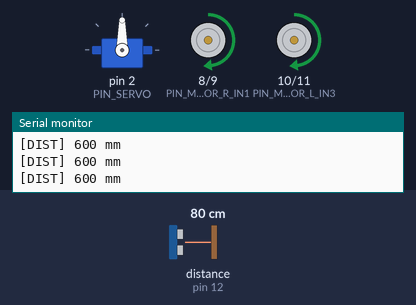
Simulated run of this sketch. Board: Arduino Uno, built with avr-gcc and run on an emulated ATmega328P. Shown: servo, motor-driver pin pairs drawn as motors (green arrow = first pin HIGH = forward, orange = second pin HIGH = backward, longer = more drive, scaled by the enable pin), the last lines printed to the serial monitor. Wiring (inferred from the names in the program): ultrasonic range finder: trigger pin 13; echo pin 12. Inputs (shaded band) come from the test bench; at power-on: distance to the obstacle (sensor on pin 12) 80 cm. The echo pulse lasts 58.3 µs per cm.

Above: at 2.2 s.
2.3 s: distance to the obstacle (sensor on pin 12) set to 2 cm
At 2.9 s:
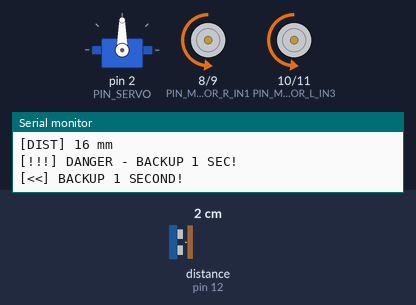
At 4.1 s:
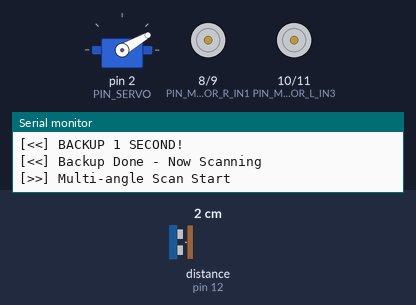
5.3 s: distance to the obstacle (sensor on pin 12) set to 22 cm
8.3 s: distance to the obstacle (sensor on pin 12) set to 29 cm
11.3 s: distance to the obstacle (sensor on pin 12) set to 37 cm
14.3 s: distance to the obstacle (sensor on pin 12) set to 44 cm
At 14.43 s:
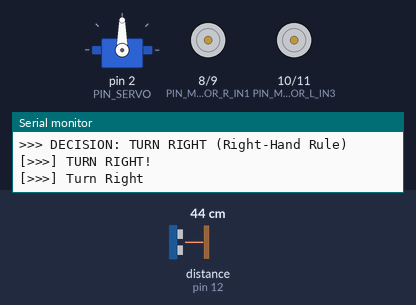
16.6 s: distance to the obstacle (sensor on pin 12) set to 4 cm
At 19.26 s:
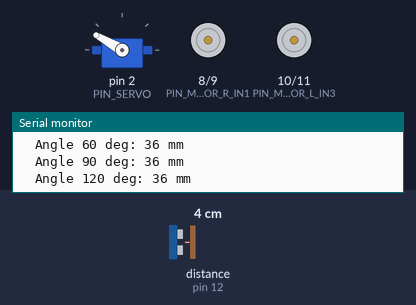
Timing chart, 0 to 20.6 s (numbered marks = the images above; inputs shaded):
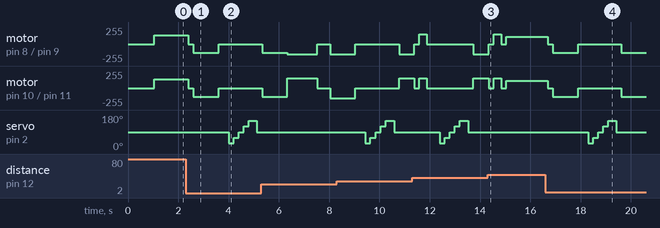

The sketch:

RC_CAR_Obstacle.ino
```cpp
/*******************************************************************************
 * 미로 탈출 스마트카 (Maze Solving Smart Car)
 *
 * 원본: 에듀이노(Eduino) SmartCar 예제
 * 개선: 미로 탈출 알고리즘 적용 (Wall Following + Multi-angle Scanning)
 *
 * 알고리즘 설명:
 * 1. 우수법(Right-Hand Rule): 오른쪽 벽을 따라가며 미로 탈출
 * 2. 다중 각도 스캔: 5개 방향(30, 60, 90, 120, 150도)으로 거리 측정
 * 3. 막다른 길 감지: 모든 방향이 막혀있으면 180도 회전
 * 4. 최적 경로 선택: 가장 열린 방향으로 이동
 ******************************************************************************/

#include <Servo.h>

/*******************************************************************************
 * 핀 설정 (Pin Configuration)
 ******************************************************************************/
// 초음파 센서 핀
const int PIN_TRIG = 13;
const int PIN_ECHO = 12;

// 서보모터 핀
const int PIN_SERVO = 2;

// 모터 드라이버 핀
const int PIN_MOTOR_R_EN  = 5;   // 오른쪽 모터 Enable (PWM)
const int PIN_MOTOR_L_EN  = 6;   // 왼쪽 모터 Enable (PWM)
const int PIN_MOTOR_R_IN1 = 8;   // 오른쪽 모터 IN1
const int PIN_MOTOR_R_IN2 = 9;   // 오른쪽 모터 IN2
const int PIN_MOTOR_L_IN3 = 10;  // 왼쪽 모터 IN3
const int PIN_MOTOR_L_IN4 = 11;  // 왼쪽 모터 IN4

/*******************************************************************************
 * 파라미터 설정 (Configurable Parameters)
 ******************************************************************************/
// 거리 임계값 (단위: mm) - 더 멀리서 감지하도록 증가
const int DIST_DANGER  = 250;    // 위험 거리 - 즉시 후진
const int DIST_WARNING = 400;    // 경고 거리 - 감속 및 스캔
const int DIST_SAFE    = 500;    // 안전 거리 - 정상 주행
const int DIST_MAX     = 600;    // 측정 가능 최대 거리

// 벽 따라가기 파라미터
const int WALL_DIST_MIN = 300;   // 벽과의 최소 거리
const int WALL_DIST_MAX = 500;   // 벽과의 최대 거리

const int SPEED = 30;
// 모터 속도 (0-255) - 속도 낮춤
const int SPEED_FAST   = 130 + SPEED;    // 빠른 속도
const int SPEED_NORMAL = 100 + SPEED;    // 보통 속도
const int SPEED_SLOW   = 80 + SPEED;     // 느린 속도
const int SPEED_TURN   = 150;    // 회전 속도

// 회전 시간 (ms) - 크게 회전하도록 증가
const int TIME_TURN_90  = 600;   // 90도 회전 시간 (증가)
const int TIME_TURN_180 = 1200;  // 180도 회전 시간 (증가)
const int TIME_BACKUP   = 1000;  // 후진 시간 (1초로 증가!)

// 서보 각도 설정
const int SERVO_LEFT   = 150;    // 왼쪽 스캔 각도
const int SERVO_CENTER = 90;     // 중앙 각도
const int SERVO_RIGHT  = 30;     // 오른쪽 스캔 각도

// 스캔 각도 배열 (다중 각도 스캔용)
const int SCAN_ANGLES[]   = {30, 60, 90, 120, 150};
const int NUM_SCAN_ANGLES = 5;

// 디버그 모드 (시리얼 출력 활성화)
const bool DEBUG_MODE = 1;

/*******************************************************************************
 * 차량 상태 정의 (Vehicle States)
 ******************************************************************************/
enum car_state_t {
  STATE_FORWARD,     // 전진
  STATE_SCANNING,    // 주변 스캔 중
  STATE_TURN_LEFT,   // 좌회전
  STATE_TURN_RIGHT,  // 우회전
  STATE_BACKUP,      // 후진
  STATE_U_TURN,      // 180도 회전
  STATE_WALL_FOLLOW  // 벽 따라가기
};

/*******************************************************************************
 * 전역 변수 (Global Variables)
 ******************************************************************************/
Servo servo_sensor;
car_state_t current_state = STATE_FORWARD;
int scan_distances[NUM_SCAN_ANGLES];  // 각 각도별 거리 저장

/*******************************************************************************
 * 함수 선언 (Function Declarations)
 ******************************************************************************/
// 상태 처리 함수
void handle_forward(int front_dist);
void handle_scanning(void);
void handle_backup(void);
void handle_wall_follow(void);

// 스캔 및 분석 함수
void scan_all_directions(void);
int  analyze_scan_results(void);
void execute_decision(int direction);

// 모터 제어 함수
void motor_forward(int speed);
void motor_backward(int speed);
void motor_stop(void);
void motor_turn(int right_speed, int left_speed);
void turn_left(int duration);
void turn_right(int duration);
void u_turn(void);
void set_motor_direction(int right_dir, int left_dir);
void set_motor_speed(int right_speed, int left_speed);

// 센서 함수
int measure_distance(void);

/*******************************************************************************
 * 초기화 함수 (Setup)
 ******************************************************************************/
void setup() {
  // 시리얼 통신 초기화
  Serial.begin(9600);

  // 서보모터 초기화
  servo_sensor.attach(PIN_SERVO);
  servo_sensor.write(SERVO_CENTER);

  // 초음파 센서 핀 모드 설정
  pinMode(PIN_ECHO, INPUT);
  pinMode(PIN_TRIG, OUTPUT);

  // 모터 핀 모드 설정
  pinMode(PIN_MOTOR_R_EN, OUTPUT);
  pinMode(PIN_MOTOR_L_EN, OUTPUT);
  pinMode(PIN_MOTOR_R_IN1, OUTPUT);
  pinMode(PIN_MOTOR_R_IN2, OUTPUT);
  pinMode(PIN_MOTOR_L_IN3, OUTPUT);
  pinMode(PIN_MOTOR_L_IN4, OUTPUT);

  // 초기 상태
  motor_stop();
  delay(1000);

  Serial.println("=== Maze Solving Smart Car Started! ===");
  Serial.println("Wall Following (Right-Hand Rule) Algorithm");
}

/*******************************************************************************
 * 메인 루프 (Main Loop)
 ******************************************************************************/
void loop() {
  // 전방 거리 측정
  int front_dist = measure_distance();

  // 상태 머신 기반 동작
  switch (current_state) {
    case STATE_FORWARD:
      handle_forward(front_dist);
      break;

    case STATE_SCANNING:
      handle_scanning();
      break;

    case STATE_BACKUP:
      handle_backup();
      break;

    case STATE_TURN_LEFT:
    case STATE_TURN_RIGHT:
    case STATE_U_TURN:
      // 회전은 해당 함수에서 완료 후 STATE_FORWARD로 전환
      break;

    case STATE_WALL_FOLLOW:
      handle_wall_follow();
      break;
  }

  delay(100);  // 루프 안정화 (100ms)
}

/*******************************************************************************
 * 상태 처리 함수들 (State Handlers)
 ******************************************************************************/

// 전진 상태 처리
void handle_forward(int front_dist) {
  Serial.print("[DIST] ");
  Serial.print(front_dist);
  Serial.println(" mm");

  if (front_dist < DIST_DANGER) {
    // 위험! 즉시 정지 → 1초 후진 → 스캔
    Serial.println("[!!!] DANGER - BACKUP 1 SEC!");
    motor_stop();
    delay(100);
    current_state = STATE_BACKUP;
  }
  else if (front_dist < DIST_WARNING) {
    // 경고 - 정지 후 주변 스캔
    Serial.println("[!] Obstacle - STOP & SCAN");
    motor_stop();
    delay(200);
    current_state = STATE_SCANNING;
  }
  else if (front_dist < DIST_SAFE) {
    // 주의 - 느린 속도로 전진
    Serial.println("[~] Slow Forward");
    motor_forward(SPEED_SLOW);
  }
  else {
    // 안전 - 정상 속도 전진
    motor_forward(SPEED_NORMAL);
  }
}

// 주변 스캔 처리 (다중 각도)
void handle_scanning(void) {
  Serial.println("[>>] Multi-angle Scan Start");

  // 모든 각도에서 거리 측정
  scan_all_directions();

  // 스캔 결과 분석 및 방향 결정
  int best_direction = analyze_scan_results();

  // 서보 중앙 복귀
  servo_sensor.write(SERVO_CENTER);
  delay(200);

  // 분석 결과에 따라 행동 결정
  execute_decision(best_direction);
}

// 후진 처리 - 1초간 충분히 후진!
void handle_backup(void) {
  Serial.println("[<<] BACKUP 1 SECOND!");

  // 1초간 후진
  motor_backward(SPEED_NORMAL);
  delay(TIME_BACKUP);  // 1000ms = 1초
  motor_stop();
  delay(300);

  Serial.println("[<<] Backup Done - Now Scanning");
  current_state = STATE_SCANNING;
}

// 벽 따라가기 처리 (우수법)
void handle_wall_follow(void) {
  // 오른쪽 벽 거리 측정
  servo_sensor.write(SERVO_RIGHT);
  delay(150);
  int right_dist = measure_distance();

  // 전방 거리 측정
  servo_sensor.write(SERVO_CENTER);
  delay(150);
  int front_dist = measure_distance();

  if (front_dist < DIST_WARNING) {
    // 전방 막힘 - 좌회전
    turn_left(TIME_TURN_90);
    current_state = STATE_FORWARD;
  }
  else if (right_dist > WALL_DIST_MAX) {
    // 오른쪽 열림 - 우회전 (새로운 통로)
    Serial.println("[>>] Right Passage Found!");
    motor_forward(SPEED_SLOW);
    delay(300);
    turn_right(TIME_TURN_90);
    current_state = STATE_FORWARD;
  }
  else if (right_dist < WALL_DIST_MIN) {
    // 오른쪽 벽 너무 가까움 - 약간 좌회전
    motor_turn(SPEED_SLOW, SPEED_NORMAL);
    delay(100);
  }
  else {
    // 적정 거리 유지하며 전진
    motor_forward(SPEED_NORMAL);
  }
}

/*******************************************************************************
 * 스캔 및 분석 함수들 (Scanning Functions)
 ******************************************************************************/

// 모든 방향 스캔
void scan_all_directions(void) {
  for (int i = 0; i < NUM_SCAN_ANGLES; i++) {
    servo_sensor.write(SCAN_ANGLES[i]);
    delay(200);
    scan_distances[i] = measure_distance();

    if (DEBUG_MODE) {
      Serial.print("  Angle ");
      Serial.print(SCAN_ANGLES[i]);
      Serial.print(" deg: ");
      Serial.print(scan_distances[i]);
      Serial.println(" mm");
    }
  }
}

// 스캔 결과 분석 (반환: -1=좌회전, 0=직진, 1=우회전, 2=U턴)
// 더 명확하게 좌/우 중 넓은 쪽으로 크게 회전!
int analyze_scan_results(void) {
  // 좌측 평균 (150도, 120도)
  int left_avg = (scan_distances[4] + scan_distances[3]) / 2;
  // 중앙 (90도)
  int center_dist = scan_distances[2];
  // 우측 평균 (30도, 60도)
  int right_avg = (scan_distances[0] + scan_distances[1]) / 2;

  // 최대 거리 찾기
  int max_dist = 0;
  for (int i = 0; i < NUM_SCAN_ANGLES; i++) {
    if (scan_distances[i] > max_dist) {
      max_dist = scan_distances[i];
    }
  }

  Serial.println("========== SCAN RESULT ==========");
  Serial.print("  LEFT:   ");
  Serial.print(left_avg);
  Serial.println(" mm");
  Serial.print("  CENTER: ");
  Serial.print(center_dist);
  Serial.println(" mm");
  Serial.print("  RIGHT:  ");
  Serial.print(right_avg);
  Serial.println(" mm");
  Serial.println("=================================");

  // 1. 모든 방향 막힘 → U턴
  if (max_dist < DIST_DANGER) {
    Serial.println(">>> DECISION: U-TURN (Dead End!)");
    return 2;
  }

  // 2. 중앙이 충분히 열려있으면 → 직진
  if (center_dist > DIST_SAFE) {
    Serial.println(">>> DECISION: GO STRAIGHT");
    return 0;
  }

  // 3. 좌/우 비교해서 더 넓은 쪽으로 크게 회전!
  if (left_avg > right_avg + 50) {
    // 왼쪽이 50mm 이상 더 넓으면 좌회전
    Serial.println(">>> DECISION: TURN LEFT (More Space)");
    return -1;
  }
  else if (right_avg > left_avg + 50) {
    // 오른쪽이 50mm 이상 더 넓으면 우회전
    Serial.println(">>> DECISION: TURN RIGHT (More Space)");
    return 1;
  }
  else {
    // 비슷하면 우수법 적용 (오른쪽 우선)
    Serial.println(">>> DECISION: TURN RIGHT (Right-Hand Rule)");
    return 1;
  }
}

// 결정 실행 - 크게 회전!
void execute_decision(int direction) {
  switch (direction) {
    case -1:  // 좌회전 - 크게!
      Serial.println("[<<<] TURN LEFT!");
      turn_left(TIME_TURN_90);
      delay(100);
      // 회전 후 잠시 전진
      motor_forward(SPEED_SLOW);
      delay(300);
      break;

    case 0:   // 직진
      Serial.println("[^^^] GO FORWARD!");
      motor_forward(SPEED_NORMAL);
      break;

    case 1:   // 우회전 - 크게!
      Serial.println("[>>>] TURN RIGHT!");
      turn_right(TIME_TURN_90);
      delay(100);
      // 회전 후 잠시 전진
      motor_forward(SPEED_SLOW);
      delay(300);
      break;

    case 2:   // U턴
      Serial.println("[@@@] U-TURN!");
      u_turn();
      break;
  }

  motor_stop();
  delay(100);
  current_state = STATE_FORWARD;
}

/*******************************************************************************
 * 모터 제어 함수들 (Motor Control Functions)
 ******************************************************************************/

// 전진
void motor_forward(int speed) {
  set_motor_direction(HIGH, HIGH);
  set_motor_speed(speed, speed);
}

// 후진
void motor_backward(int speed) {
  set_motor_direction(LOW, LOW);
  set_motor_speed(speed, speed);
}

// 정지
void motor_stop(void) {
  set_motor_speed(0, 0);
}

// 좌회전 (제자리)
void turn_left(int duration) {
  Serial.println("[<<<] Turn Left");
  set_motor_direction(HIGH, LOW);  // 오른쪽 전진, 왼쪽 후진
  set_motor_speed(SPEED_TURN, SPEED_TURN);
  delay(duration);
  motor_stop();
  delay(100);
}

// 우회전 (제자리)
void turn_right(int duration) {
  Serial.println("[>>>] Turn Right");
  set_motor_direction(LOW, HIGH);  // 오른쪽 후진, 왼쪽 전진
  set_motor_speed(SPEED_TURN, SPEED_TURN);
  delay(duration);
  motor_stop();
  delay(100);
}

// U턴 (180도 회전)
void u_turn(void) {
  Serial.println("[@@@] U-Turn (180 deg)");
  motor_backward(SPEED_SLOW);
  delay(TIME_BACKUP);
  turn_right(TIME_TURN_180);
}

// 곡선 주행 (좌우 속도 다르게)
void motor_turn(int right_speed, int left_speed) {
  set_motor_direction(HIGH, HIGH);
  set_motor_speed(right_speed, left_speed);
}

// 모터 방향 설정 (LOW=후진, HIGH=전진)
void set_motor_direction(int right_dir, int left_dir) {
  digitalWrite(PIN_MOTOR_R_IN1, right_dir);
  digitalWrite(PIN_MOTOR_R_IN2, !right_dir);
  digitalWrite(PIN_MOTOR_L_IN3, left_dir);
  digitalWrite(PIN_MOTOR_L_IN4, !left_dir);
}

// 모터 속도 설정
void set_motor_speed(int right_speed, int left_speed) {
  analogWrite(PIN_MOTOR_R_EN, right_speed);
  analogWrite(PIN_MOTOR_L_EN, left_speed);
}

/*******************************************************************************
 * 센서 함수들 (Sensor Functions)
 ******************************************************************************/

// 초음파 거리 측정 (단위: mm)
int measure_distance(void) {
  long duration, distance;

  // 트리거 펄스 발생
  digitalWrite(PIN_TRIG, LOW);
  delayMicroseconds(2);
  digitalWrite(PIN_TRIG, HIGH);
  delayMicroseconds(10);
  digitalWrite(PIN_TRIG, LOW);

  // 에코 시간 측정
  duration = pulseIn(PIN_ECHO, HIGH, 30000);  // 타임아웃 30ms

  // 거리 계산 (음속 340m/s)
  if (duration == 0) {
    distance = DIST_MAX;  // 타임아웃 시 최대값
  } else {
    distance = (duration * 340) / 2000;
  }

  // 범위 제한
  if (distance > DIST_MAX) distance = DIST_MAX;
  if (distance < 0) distance = 0;

  return distance;
}
```

Measured:
- the behaviour switches between 40 and 41 cm on distance to the obstacle (sensor on pin 12) (found by bisection; images 2 and 3)
- after the input at 2.3 s, motor on pin 8 (PIN_MOTOR_R_IN1) / pin 9 (PIN_MOTOR_R_IN2), motor on pin 10 (PIN_MOTOR_L_IN3) / pin 11 (PIN_MOTOR_L_IN4): forward 130/255 → stopped after 0.10 s, → backward 130/255 0.20 s later, → stopped 1.0 s later
- after the input at 14.3 s, servo on pin 2 (PIN_SERVO): stops changing and stays 90°
- after the input at 16.6 s, motor on pin 8 (PIN_MOTOR_R_IN1) / pin 9 (PIN_MOTOR_R_IN2), motor on pin 10 (PIN_MOTOR_L_IN3) / pin 11 (PIN_MOTOR_L_IN4): forward 110/255 → stopped after 0.10 s, → backward 130/255 0.20 s later, → stopped 1.0 s later, → backward 130/255 1.7 s later
